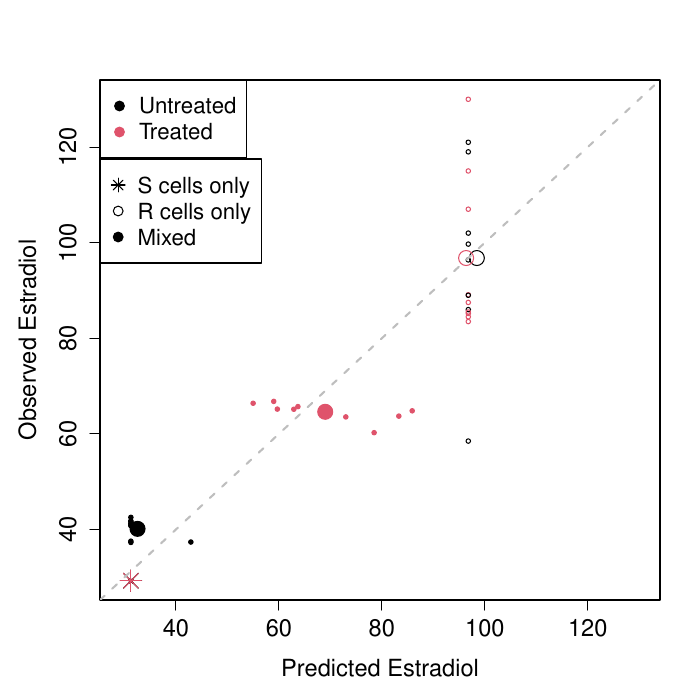

Generate this figure with R:
Eagg <- aggregate(Estradiol ~ level1+env,Egood,mean)
Eagg$Epred2 <- aggregate(Epred2 ~ level1+env,Egood,mean)$Epred2
Eagg$Efudge <- Eagg$Estradiol
Eagg$Efudge[3] <- Eagg$Efudge[3] + 2

pdf("Fig2c.pdf")
par(mar=c(5,5,4,2))
plot(Estradiol ~ Epred2,Egood,pch=1,col=as.factor(level1),cex=0.6,
     subset=env=="R",
     xlab="Predicted Estradiol",
     ylab="Observed Estradiol",
     cex.lab=1.4,cex.axis=1.4,
     xlim=range(c(Estradiol,Epred2)),ylim=range(c(Estradiol,Epred2)))
points(Epred2 ~ Estradiol,Egood,pch=8,col=as.factor(level1),cex=0.6,
       subset=env=="S")
points(Epred2 ~ Estradiol,Egood,pch=19,col=as.factor(level1),cex=0.6,
       subset=env=="M")
points(Epred2 ~ Efudge,Eagg,pch=1,col=as.factor(level1),cex=2.0,
     subset=env=="R")
points(Epred2 ~ Efudge,Eagg,pch=8,col=as.factor(level1),cex=2.0,
       subset=env=="S")
points(Epred2 ~ Efudge,Eagg,pch=19,col=as.factor(level1),cex=2.0,
       subset=env=="M")
abline(0,1,lwd=2,col="gray",lty=2)
legend("topleft",c("Untreated","Treated"),pch=19, col=1:2,cex=1.3)
legend(25,117.5,c("S cells only","R cells only","Mixed"),pch=c(8,1,19),col=1,cex=1.3)
dev.off()

print(summary(lm(Estradiol ~ Epred2,Egood)))
## (Intercept) 0.002579   3.748648   0.001    0.999    
## Epred2      0.999955   0.057300  17.451   <2e-16 ***
## Adjusted R-squared:  0.8537 

print(summary(lm(Estradiol ~ Epred2-1,Egood)))

